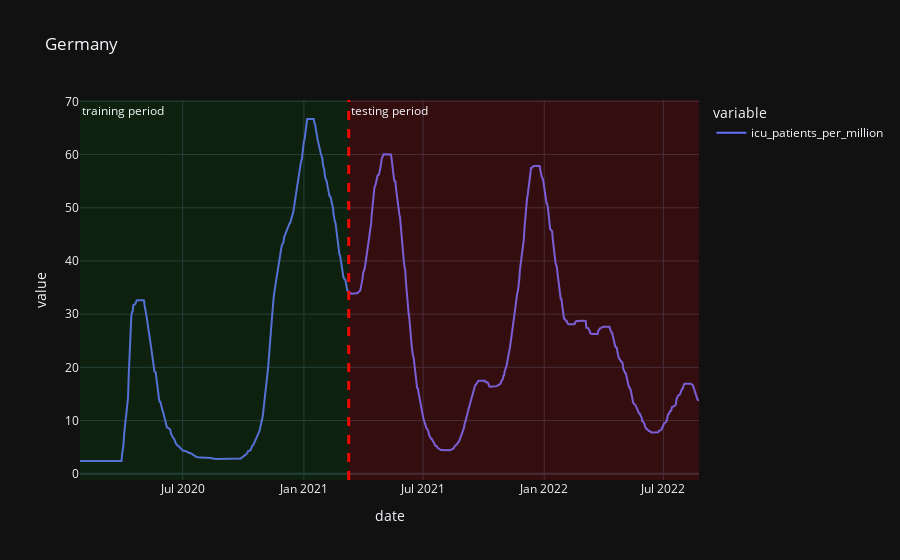

The notebook cell this image was saved under:
### Code cell
fig = px.line(df_country, x=df_country.index, y=['icu_patients_per_million'], title = country, template = 'plotly_dark')

fig.add_vline(x=split_date, line_width=3, line_dash="dash", line_color="red")


fig.add_vrect(x0=start_date, x1=split_date, row="all", col=1,
              annotation_text="training period", annotation_position="top left",
              fillcolor="green", opacity=0.15, line_width=0)

fig.add_vrect(x0=split_date, x1=end_date, row="all", col=1,
              annotation_text="testing period", annotation_position="top left",
              fillcolor="red", opacity=0.15, line_width=0)

fig.show()

### Figure 1 — Plotly figure (JSON) as saved in the notebook; plotly's stock layout.template omitted (floating-point values rounded to 4 significant figures; data arrays with more than 128 entries replaced by an {"elided": "..."} marker saying what was removed)
{"data": [{"hovertemplate": "variable=icu_patients_per_million<br>date=%{x}<br>value=%{y}<extra></extra>", "legendgroup": "icu_patients_per_million", "line": {"color": "#636efa", "dash": "solid"}, "marker": {"symbol": "circle"}, "mode": "lines", "name": "icu_patients_per_million", "orientation": "v", "showlegend": true, "type": "scatter", "x": {"elided": "941 str values"}, "xaxis": "x", "y": {"elided": "941 float values"}, "yaxis": "y"}], "layout": {"annotations": [{"showarrow": false, "text": "training period", "x": "2020-01-27", "xanchor": "left", "xref": "x", "y": 1, "yanchor": "top", "yref": "y domain"}, {"showarrow": false, "text": "testing period", "x": "2021-03-10", "xanchor": "left", "xref": "x", "y": 1, "yanchor": "top", "yref": "y domain"}], "legend": {"title": {"text": "variable"}, "tracegroupgap": 0}, "shapes": [{"line": {"color": "red", "dash": "dash", "width": 3}, "type": "line", "x0": "2021-03-10", "x1": "2021-03-10", "xref": "x", "y0": 0, "y1": 1, "yref": "y domain"}, {"fillcolor": "green", "line": {"width": 0}, "opacity": 0.15, "type": "rect", "x0": "2020-01-27", "x1": "2021-03-10", "xref": "x", "y0": 0, "y1": 1, "yref": "y domain"}, {"fillcolor": "red", "line": {"width": 0}, "opacity": 0.15, "type": "rect", "x0": "2021-03-10", "x1": "2022-08-24", "xref": "x", "y0": 0, "y1": 1, "yref": "y domain"}], "title": {"text": "Germany"}, "xaxis": {"anchor": "y", "domain": [0, 1], "title": {"text": "date"}}, "yaxis": {"anchor": "x", "domain": [0, 1], "title": {"text": "value"}}}}
